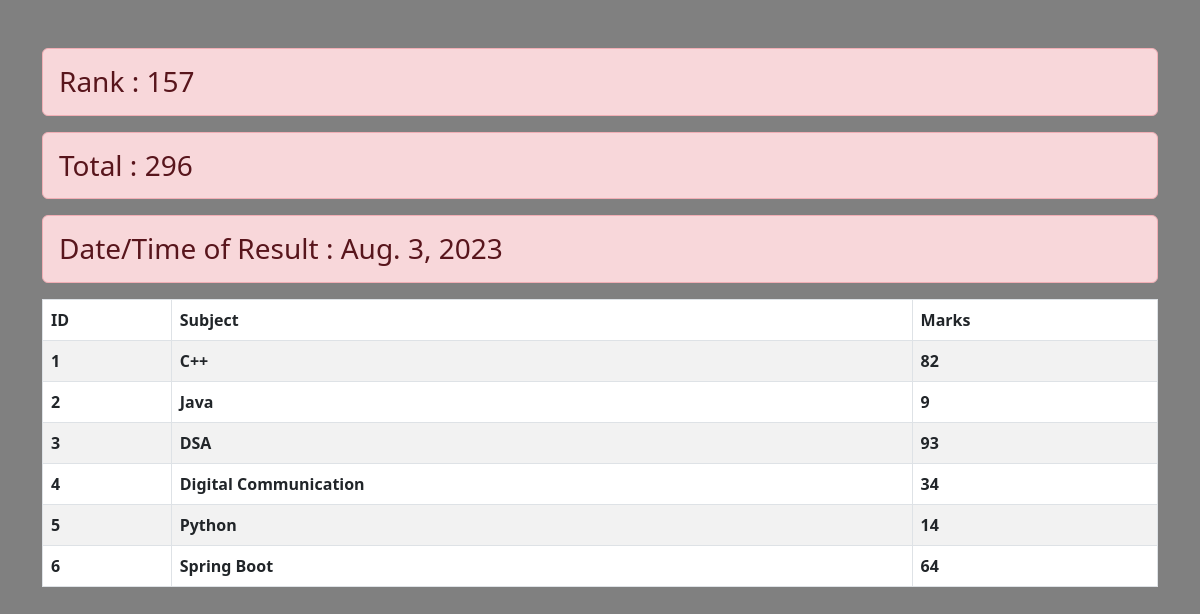
Screenshot of /see_marks/STU-0136 with the database file from the repository.
### Report/models.py (models this page shows, shortened)
class SubjectMarks(models.Model):
    student = models.ForeignKey(Student, related_name='subjectmarks',on_delete=models.CASCADE)  # Related_name targeted marks of each student
    subject = models.ForeignKey(Subject, on_delete=models.CASCADE)
    marks = models.IntegerField()
    class Meta:
        unique_together = ['student', 'subject', 'marks']

class Student(models.Model):
    department = models.ForeignKey(
        Department, related_name='depart', on_delete=models.CASCADE)
    student_id = models.OneToOneField(
        StudentID, related_name='studentid', on_delete=models.CASCADE)
    student_name = models.CharField(max_length=100)
    student_email = models.EmailField(unique=True)
    student_age = models.IntegerField(default=18)
    student_address = models.TextField()
    class Meta:
        ordering = ['student_name']
        verbose_name = 'student'

class ReportCard(models.Model):
    student = models.ForeignKey(
        Student, related_name='studentreportmarks', on_delete=models.CASCADE)
    student_rank = models.IntegerField()
    Date_of_report_card_generation = models.DateField(auto_now_add=True)
    class Meta:
        unique_together = ['student_rank', 'Date_of_report_card_generation']

class Subject(models.Model):
    subject_name = models.CharField(max_length=200)
    def __str__(self) -> str:
        return self.subject_name

### Report/views.py (the view)
# urls.py: path('see_marks/<student_id>',views.see_marks,name='see_marks'),
def see_marks(request,student_id):
    queryset = SubjectMarks.objects.filter(student__student_id__student_id = student_id)
    total_marks = queryset.aggregate(total_marks = Sum('marks'))
    return render(request,'see_marks.html',{'queryset':queryset,'total':total_marks})

### Report/templates/see_marks.html
{% extends 'base.html' %}
{% load static %}
{% block content %}
<div class="container mt-5">
    <div class="row">
        <div class="table-responsive">
            <h3 class="alert alert-danger">Rank : {{queryset.first.student.studentreportmarks.first.student_rank}}</h3>
            <h3 class="alert alert-danger">Total : {{total.total_marks}}</h3>
            <h3 class="alert alert-danger">Date/Time of Result : {{queryset.first.student.studentreportmarks.first.Date_of_report_card_generation}}</h3>
            <table class="table table-bordered table-striped">
                <thead>
                    <th>ID</th>
                    <td><b>Subject</b></td>
                    <td><b>Marks</b></td>
                </thead>
                <tbody>
                    {% for query in queryset %}
                    <tr>
                        <th scope="row">{{ forloop.counter }}</th>
                        <td><b>{{ query.subject }}</b></td>
                        <td><b>{{ query.marks }}</b></td>
                    </tr>
                    {% endfor %}
                </tbody>
            </table>
        </div>
    </div>
</div>
{% endblock content %}

### rows the page displays
SubjectMarks: first.student.studentreportmarks.first.student_rank "157", first.student.studentreportmarks.first.Date_of_report_card_generation "Aug. 3, 2023", subject "C++", marks "82"
SubjectMarks: subject "Java", marks "9"
SubjectMarks: subject "DSA", marks "93"
SubjectMarks: subject "Digital Communication", marks "34"
SubjectMarks: subject "Python", marks "14"
SubjectMarks: subject "Spring Boot", marks "64"

### other values shown
{{ total.total_marks }} "296"
